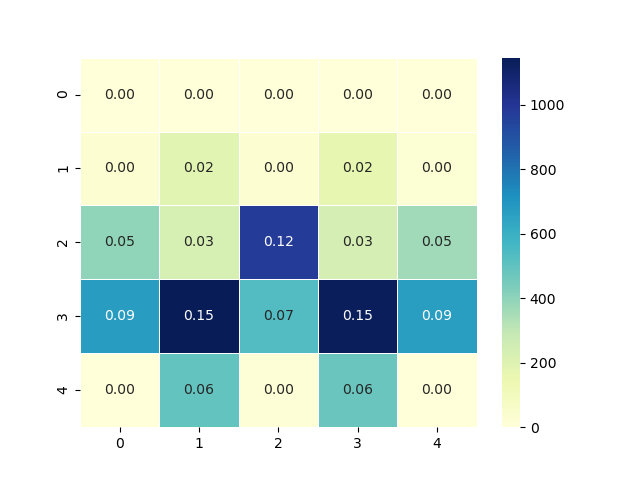

Reproduce this figure in Python.
from modules.rl.rl_policy import EpsilonGreedyPolicySB3_PPO, Policy
from modules.rl.rl_custom_worlds import GetCustomWorld
from modules.rl.rl_utils import EvaluatePolicy, print_parameters, GetFullCoverageSample, NpWrapper
import numpy as np
import matplotlib.pyplot as plt
import seaborn as sns
import plotly.graph_objects as go
from pathlib import Path
def PlotNodeValues(env,ValueVec,fname='./results/_Densities/test.png',cmax=1.,tstep=0):
    G=env.sp.G#.to_directed()
    V_table={}
    node_values=[0]*env.sp.V
    node_text=['']*env.sp.V
    for s, val in enumerate(ValueVec):
        V_table[s] = val
        index = env.sp.labels2nodeids[s]
        node_values[index]=V_table[s]
        node_text[index]='{:.2f}'.format(V_table[s])

    edge_x = []
    edge_y = []
    # Plot all edges
    for edge in G.edges():
        x0, y0 = edge[0]
        x1, y1 = edge[1]
        edge_x.append(x0)
        edge_x.append(x1)
        edge_x.append(None)
        edge_y.append(y0)
        edge_y.append(y1)
        edge_y.append(None)

    # for s,v in Q_table.items():
    #     edgeStart = env.sp.labels2coord[s[0]]
    #     max_actions = np.max(v)
    #     max_action_indices = np.where(v==max_actions)
    #     for idx in max_action_indices[0]:
    #         edgeEnd = env.sp.labels2coord[env.neighbors[s[0]][idx]]
    #         edge_x, edge_y = addEdge(edgeStart, edgeEnd, edge_x, edge_y, .6, 'end', 0.2, 30, 15)

    edge_trace = go.Scatter(
        x=edge_x, y=edge_y,
        line=dict(width=0.5, color='black'),#'#888'),
        hoverinfo='none',
        mode='lines')

    node_x = []
    node_y = []
    for node in G.nodes():
        x, y = node
        node_x.append(x)
        node_y.append(y)

    node_trace = go.Scatter(
        x=node_x, y=node_y,
        mode='markers+text',
        #hoverinfo='text',
        marker=dict(
            showscale=True,
            # colorscale options
            #'Greys' | 'YlGnBu' | 'Greens' | 'YlOrRd' | 'Bluered' | 'RdBu' |
            #'Reds' | 'Blues' | 'Picnic' | 'Rainbow' | 'Portland' | 'Jet' |
            #'Hot' | 'Blackbody' | 'Earth' | 'Electric' | 'Viridis' |
            colorscale='YlGnBu',#'RdBu',#'Bluered',#'YlGnBu',
            cmin=0.,
            cmax=cmax,
            reversescale=False,
            color=[],#='#5fa023',#[],
            size=15,
            colorbar=dict(
                thickness=5,
                #title='Node values',
                xanchor='left',
                titleside='right' ),
            line_width=.5,
            )
        )

    node_trace.marker.color=node_values
    node_trace.text = node_text
    node_trace.textfont=dict(family='sans serif',size=6,color='orange')

    fig = go.Figure(data=[edge_trace, node_trace],
                layout=go.Layout(
                    title="Probability of Pursuit Unit presence per node, t="+str(tstep),
                    titlefont_size=12,
                    showlegend=False,
                    hovermode='closest',
                    margin=dict(b=20,l=5,r=5,t=40),
                    # annotations=[ dict(
                    #    text="a",#"Python code: <a href='https://plotly.com/ipython-notebooks/network-graphs/'> https://plotly.com/ipython-notebooks/network-graphs/</a>",
                    #    showarrow=False,
                    #    xref="paper", yref="paper",
                    #    x=0.005, y=-0.002 ) ],
                    # annotations=[ dict(
                    #     x=positions[adjacencies[0]][0],
                    #     y=positions[adjacencies[0]][1],
                    #     text=adjacencies[0], # node name that will be displayed
                    #     xanchor='left',
                    #     xshift=10,
                    #     font=dict(color='black', size=10),
                    #     showarrow=False, arrowhead=1, ax=-10, ay=-10)],
                    xaxis=dict(showgrid=False, zeroline=False, showticklabels=False),
                    yaxis=dict(showgrid=False, zeroline=False, showticklabels=False))
                    )
    fig.write_image(fname,width=300, height=300,scale=2)

#world_name='Manhattan3x3_PauseFreezeWorld'
#world_name='Manhattan5x5_FixedEscapeInit'
world_name='MetroU3_e17tborder_FixedEscapeInit'
state_repr='et'
env = GetCustomWorld(world_name, make_reflexive=True, state_repr=state_repr, state_enc='nodes')
num_worlds=len(env.world_pool)
Path('./results/_Densities/'+world_name).mkdir(parents=True, exist_ok=True)

# Count U presence on each node per timestep
fieldcounts=np.zeros((7,env.sp.V))
for step in range(7):
    for instance in env.databank['labels']:
        paths=instance['paths']
        for p in paths:
            if len(p)<=step: # unit has reached end node, unit path finished (take last entry)
                fieldcounts[step,p[-1]]+=1
            else: # unit path is not finished yet
                fieldcounts[step,p[step]]+=1

# fieldcount=np.zeros(env.sp.V)
# maxlen=-1
# for instance in env.databank['labels']:
#     paths=instance['paths']
#     for p in paths:
#         fieldcount[p[-1]]+=1
#         maxlen=max(maxlen,len(p))

def Plot2dGridDensity(fieldcount, fname='./results/_Densities/test.png'):
    mat = fieldcount.reshape(5,5)[::-1][:]
    labels = fieldcount.reshape(5,5)[::-1][:]/np.sum(fieldcount)
    labs = np.array([['{:.2f}'.format(i) for i in rows] for rows in fieldcount.reshape(5,5)[::-1][:]/np.sum(fieldcount)])
    ax = sns.heatmap(mat, cmap="YlGnBu", linewidths=.5,annot=labs, annot_kws={'fontsize': 10}, fmt='s')
    plt.show()
    plt.savefig(fname)
    plt.clf()
    plt.savefig("./results/_Densities/fieldprobs_check.png")

cmax=np.max(fieldcounts/num_worlds)#(env.sp.U*num_worlds))
for i,f in enumerate(fieldcounts):
    PlotNodeValues(env,f/num_worlds,'./results/_Densities/'+world_name+'/fieldprobs_t='+str(i)+'.png',cmax=cmax,tstep=i)

# Test escape ratios for customized policies
class WaitAndRunPolicy(Policy):
    def __init__(self, env):
        #self.env=env
        super().__init__('wait and run mindeg')
        self.out_degree=env.out_degree
        self.__name__ = 'WaitAndRun'
        self.count=0
        #self.action_seq=[2,2,2,3,3,3]
        self.action_seq=[1,0,0,2,3,3,3]
    def reset_hidden_states(self):
        self.count=-1
    def sample_action(self, s, available_actions=None):
        self.count+=1
        return self.action_seq[self.count], None
#policy=WaitAndRunPolicy(env)
#lengths, returns, captures = EvaluatePolicy(env, policy, env.world_pool, print_runs=False, save_plots=False, logdir='./test')
